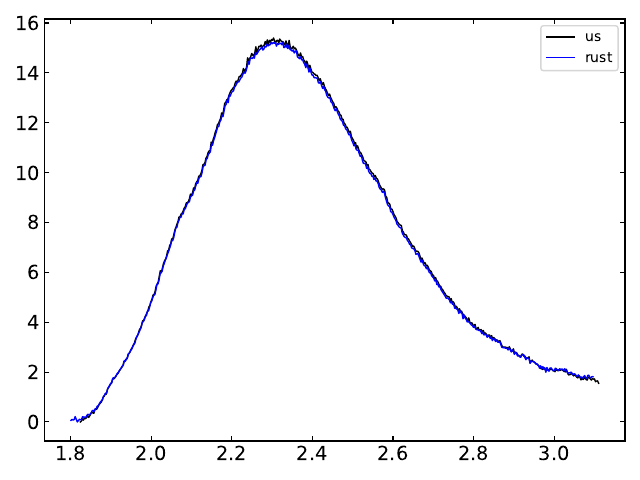

Write Python code to recreate this figure.
import numpy as np
import matplotlib.pyplot as plt
from mltrain.sampling.reaction_coord import AverageDistance
from mltrain.sampling.umbrella import (_Window,
                                       UmbrellaSampling)
plt.style.use('paper')


if __name__ == '__main__':

    us = UmbrellaSampling(zeta_func=AverageDistance(),
                          kappa=0)
    us.temp = 300
    us.n_points = 500

    refs = np.linspace(1.8245029136452484,
                       3.11,
                       num=20)
    us.refs = refs
    q_points = np.linspace(refs[0], refs[-1], num=us.n_points)

    for i in range(20):
        zetas = [float(line.split()[1])
                 for line in open(f'window_{i}.txt', 'r').readlines()[1:-1]]
        zetas = np.array(zetas)

        ref_zeta = float(open(f'window_{i}.txt', 'r').readline().split()[1])
        kappa = float(open(f'window_{i}.txt', 'r').readline().split()[2])

        us.windows.append(_Window(rxn_coords=zetas,
                                  bias_e=0.5 * kappa * (q_points - ref_zeta)**2,
                                  refs=refs,
                                  n_points=us.n_points))


    us.wham()
    plt.close()

    xs = [float(line.split()[0]) for line in open('wham.out', 'r').readlines()[1:-1]]
    ys = [float(line.split()[1]) for line in open('wham.out', 'r').readlines()[1:-1]]

    rel_free_energies = us.free_energies - min(us.free_energies)

    plt.plot(q_points, 23.0605419*rel_free_energies, color='k', label='us')
    plt.plot(xs, 0.2390*np.array(ys), color='b', label='rust')

    plt.legend()
    plt.tight_layout()
    plt.savefig('tmp.pdf')
